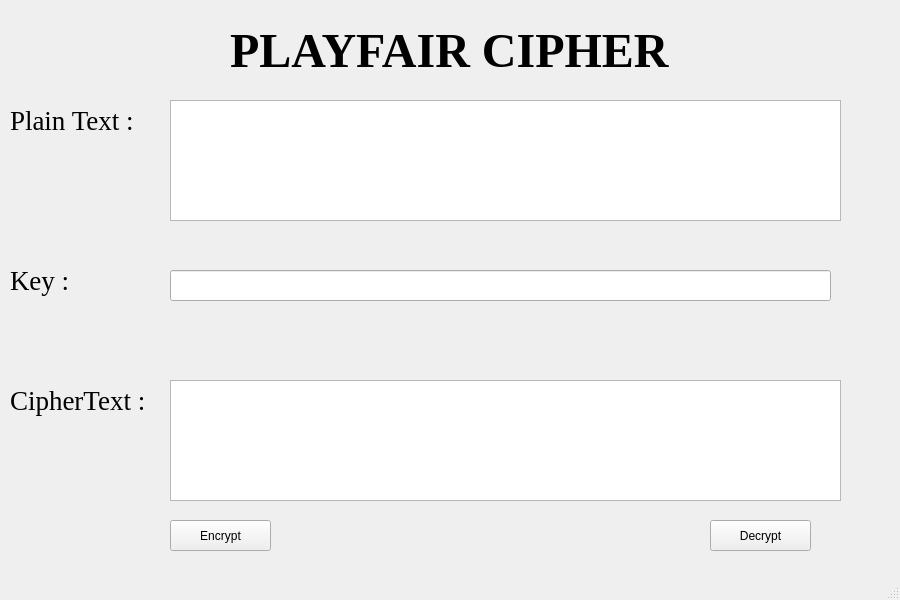
<?xml version="1.0" encoding="UTF-8"?>
<ui version="4.0">
 <class>MainWindow</class>
 <widget class="QMainWindow" name="MainWindow">
  <property name="geometry">
   <rect>
    <x>0</x>
    <y>0</y>
    <width>900</width>
    <height>600</height>
   </rect>
  </property>
  <property name="windowTitle">
   <string>Playfair Cipher</string>
  </property>
  <widget class="QWidget" name="centralwidget">
   <widget class="QLabel" name="label_Title">
    <property name="geometry">
     <rect>
      <x>230</x>
      <y>20</y>
      <width>561</width>
      <height>61</height>
     </rect>
    </property>
    <property name="font">
     <font>
      <family>Times New Roman</family>
      <pointsize>36</pointsize>
      <weight>75</weight>
      <bold>true</bold>
     </font>
    </property>
    <property name="text">
     <string>PLAYFAIR CIPHER</string>
    </property>
   </widget>
   <widget class="QLabel" name="label_PlainText">
    <property name="geometry">
     <rect>
      <x>10</x>
      <y>100</y>
      <width>151</width>
      <height>41</height>
     </rect>
    </property>
    <property name="font">
     <font>
      <family>Times New Roman</family>
      <pointsize>20</pointsize>
     </font>
    </property>
    <property name="text">
     <string>Plain Text :</string>
    </property>
   </widget>
   <widget class="QLabel" name="label_Key">
    <property name="geometry">
     <rect>
      <x>10</x>
      <y>260</y>
      <width>151</width>
      <height>41</height>
     </rect>
    </property>
    <property name="font">
     <font>
      <family>Times New Roman</family>
      <pointsize>20</pointsize>
     </font>
    </property>
    <property name="text">
     <string>Key :</string>
    </property>
   </widget>
   <widget class="QLabel" name="label_CipherText">
    <property name="geometry">
     <rect>
      <x>10</x>
      <y>380</y>
      <width>151</width>
      <height>41</height>
     </rect>
    </property>
    <property name="font">
     <font>
      <family>Times New Roman</family>
      <pointsize>20</pointsize>
     </font>
    </property>
    <property name="text">
     <string>CipherText :</string>
    </property>
   </widget>
   <widget class="QTextEdit" name="txt_PlainText">
    <property name="geometry">
     <rect>
      <x>170</x>
      <y>100</y>
      <width>671</width>
      <height>121</height>
     </rect>
    </property>
   </widget>
   <widget class="QTextEdit" name="txt_CipherText">
    <property name="geometry">
     <rect>
      <x>170</x>
      <y>380</y>
      <width>671</width>
      <height>121</height>
     </rect>
    </property>
   </widget>
   <widget class="QLineEdit" name="txt_Key">
    <property name="geometry">
     <rect>
      <x>170</x>
      <y>270</y>
      <width>661</width>
      <height>31</height>
     </rect>
    </property>
   </widget>
   <widget class="QPushButton" name="btn_Encrypt">
    <property name="geometry">
     <rect>
      <x>170</x>
      <y>520</y>
      <width>101</width>
      <height>31</height>
     </rect>
    </property>
    <property name="text">
     <string>Encrypt</string>
    </property>
   </widget>
   <widget class="QPushButton" name="btn_Decrypt">
    <property name="geometry">
     <rect>
      <x>710</x>
      <y>520</y>
      <width>101</width>
      <height>31</height>
     </rect>
    </property>
    <property name="text">
     <string>Decrypt</string>
    </property>
   </widget>
  </widget>
  <widget class="QMenuBar" name="menubar">
   <property name="geometry">
    <rect>
     <x>0</x>
     <y>0</y>
     <width>900</width>
     <height>21</height>
    </rect>
   </property>
  </widget>
  <widget class="QStatusBar" name="statusbar"/>
 </widget>
 <resources/>
 <connections/>
</ui>
